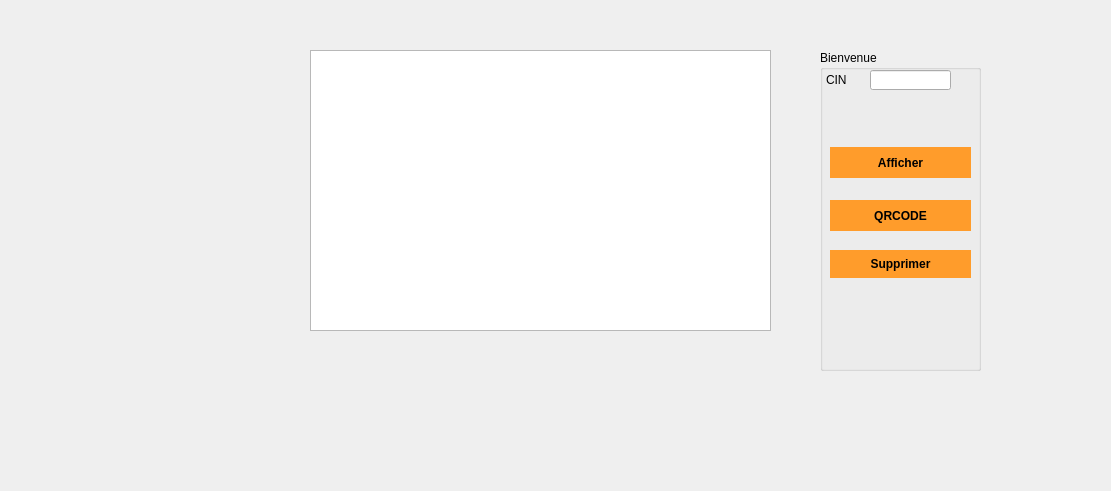
      <widget class="QWidget" name="page_13">
       <property name="geometry">
        <rect>
         <x>0</x>
         <y>0</y>
         <width>1111</width>
         <height>491</height>
        </rect>
       </property>
       <attribute name="icon">
        <iconset>
         <normaloff>../Downloads/icons8-livraison-de-nourriture-100 (1).png</normaloff>../Downloads/icons8-livraison-de-nourriture-100 (1).png</iconset>
       </attribute>
       <attribute name="label">
        <string>afficher famille</string>
       </attribute>
       <widget class="QGroupBox" name="groupBox_10">
        <property name="geometry">
         <rect>
          <x>820</x>
          <y>50</y>
          <width>161</width>
          <height>321</height>
         </rect>
        </property>
        <property name="title">
         <string>Bienvenue</string>
        </property>
        <widget class="QPushButton" name="pushButton_afficherfamille">
         <property name="geometry">
          <rect>
           <x>10</x>
           <y>97</y>
           <width>141</width>
           <height>31</height>
          </rect>
         </property>
         <property name="styleSheet">
          <string notr="true">QPushButton {
background-color: #ff9c2b;
	color: #000000;
	font-weight: bold;
	border-style: solid;
	border-color: #000000;
	padding: 6px;
}
QPushButton:hover
{
color :white;
}</string>
         </property>
         <property name="text">
          <string>Afficher</string>
         </property>
         <property name="icon">
          <iconset>
           <normaloff>../Downloads/icons8-view-64.png</normaloff>../Downloads/icons8-view-64.png</iconset>
         </property>
        </widget>
        <widget class="QPushButton" name="pushButton_39">
         <property name="geometry">
          <rect>
           <x>10</x>
           <y>200</y>
           <width>141</width>
           <height>28</height>
          </rect>
         </property>
         <property name="styleSheet">
          <string notr="true">QPushButton {
background-color: #ff9c2b;
	color: #000000;
	font-weight: bold;
	border-style: solid;
	border-color: #000000;
	padding: 6px;
}
QPushButton:hover
{
color :white;
}</string>
         </property>
         <property name="text">
          <string>Supprimer</string>
         </property>
         <property name="icon">
          <iconset>
           <normaloff>../Downloads/icons8-denied-100.png</normaloff>../Downloads/icons8-denied-100.png</iconset>
         </property>
        </widget>
        <widget class="QLineEdit" name="lineEdit_famille">
         <property name="geometry">
          <rect>
           <x>50</x>
           <y>20</y>
           <width>81</width>
           <height>20</height>
          </rect>
         </property>
        </widget>
        <widget class="QLabel" name="label_30">
         <property name="geometry">
          <rect>
           <x>6</x>
           <y>19</y>
           <width>21</width>
           <height>21</height>
          </rect>
         </property>
         <property name="text">
          <string>CIN</string>
         </property>
        </widget>
        <widget class="QWidget" name="widget" native="true">
         <property name="geometry">
          <rect>
           <x>20</x>
           <y>270</y>
           <width>131</width>
           <height>41</height>
          </rect>
         </property>
         <property name="styleSheet">
          <string notr="true">image: url(:/new/prefix1/pngegg (2).png);</string>
         </property>
        </widget>
        <widget class="QPushButton" name="pushButton_37">
         <property name="geometry">
          <rect>
           <x>10</x>
           <y>150</y>
           <width>141</width>
           <height>31</height>
          </rect>
         </property>
         <property name="styleSheet">
          <string notr="true">QPushButton {
background-color: #ff9c2b;
	color: #000000;
	font-weight: bold;
	border-style: solid;
	border-color: #000000;
	padding: 6px;
}
QPushButton:hover
{
color :white;
}</string>
         </property>
         <property name="text">
          <string>QRCODE</string>
         </property>
        </widget>
       </widget>
       <widget class="QTableView" name="tableView_famille">
        <property name="geometry">
         <rect>
          <x>310</x>
          <y>50</y>
          <width>461</width>
          <height>281</height>
         </rect>
        </property>
       </widget>
       <widget class="QLabel" name="qrcodefa">
        <property name="geometry">
         <rect>
          <x>30</x>
          <y>70</y>
          <width>261</width>
          <height>201</height>
         </rect>
        </property>
        <property name="text">
         <string/>
        </property>
       </widget>
      </widget>
